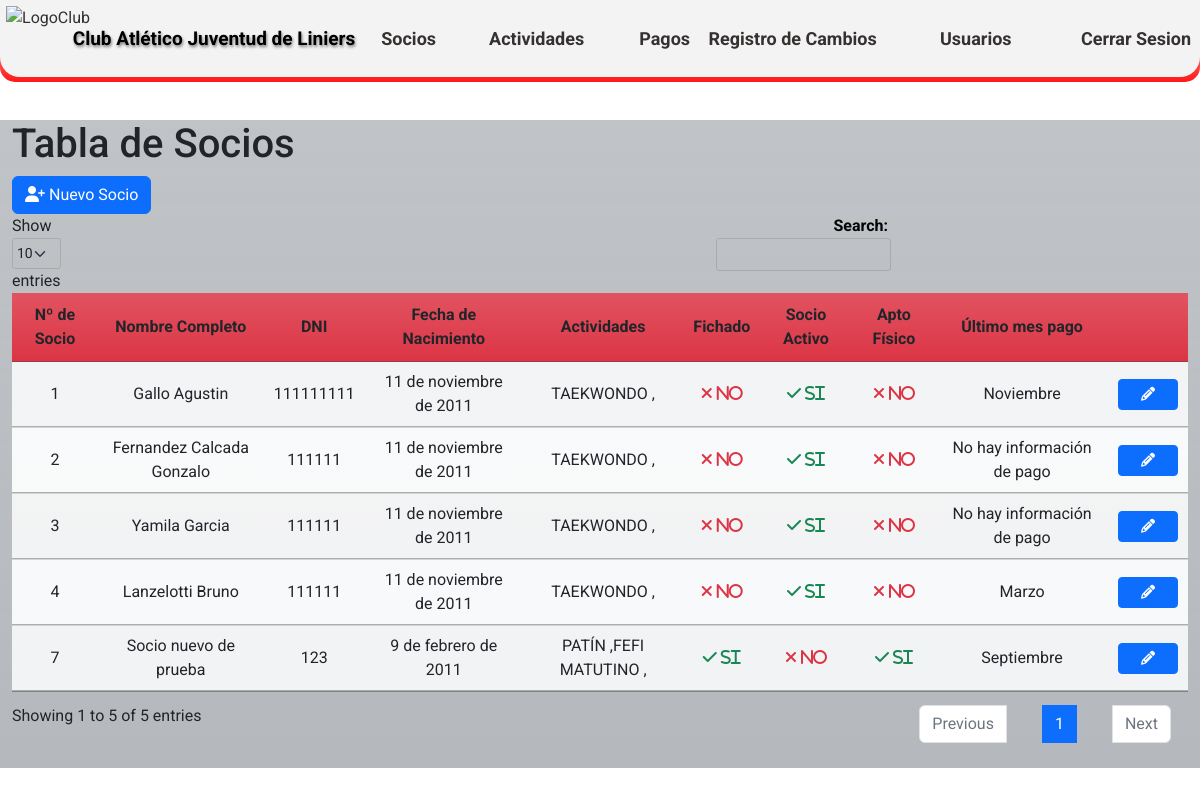
The page /socios/ (signed in) on the database its author committed.
### CAJL/aplications/partners/models.py (models this page shows, shortened)
class partners (models.Model):
    nombre_completo = models.CharField('Nombre completo', max_length=50, validators=[letters_only_validator], blank=True, null=True)
    dni = models.IntegerField('DNI',blank=True, null=True)
    fecha_nacimiento = models.DateField('Fecha de nacimiento',blank=True, null=True)
    direccion = models.CharField('Dirección', max_length=50, blank=True, null=True)
    DISTRICT_CHOICES = location.LOC_CHOICES
    distrito = models.CharField('Distrito',max_length=2, choices=DISTRICT_CHOICES, blank=True, null=True)
    localidad = models.ForeignKey(location, on_delete=models.CASCADE, blank=True, null=True)
    telefono1 = models.CharField('Teléfono 1',max_length=15, blank=True, null=True)
    telefono2 = models.CharField('Teléfono 2',max_length=15,blank=True, null=True)
    actividades = models.ManyToManyField(activities)
    correo = models.EmailField('Email',max_length=40,blank=True, null=True)
    descripcion = models.CharField('Descripción',max_length=50, blank=True, null=True)
    apto_fisico = models.BooleanField('Apto físico',default=False)
    fecha_emisión_apto_físico = models.DateField ('Fecha de emisión del apto físico',blank=True, null=True)
    fecha_emisión_fichaje = models.DateField ('Fecha de emisión del fichaje',blank=True, null=True)
    compite = models.BooleanField('Fichado',default=False)
    socio_activo = models.BooleanField('Socio activo',default=False)
    user = models.ForeignKey(User, on_delete=models.CASCADE)
    @property
    def ultimo_pago(self):
        ultimos_pagos = self.payments_set.filter(estado__in=['0', '1','2']).order_by('-anio','-fecha_comprobante')
        if ultimos_pagos.exists():
            return ultimos_pagos[0].get_mes_display()
        else:
            return None
    class Meta:
        verbose_name = 'Socio'
        verbose_name_plural = 'Socios del club'
        ordering = ['id']

### CAJL/aplications/activities/models.py (models this page shows, shortened)
class activities (models.Model):
    ACTIV_CHOICES =(
        ('0', 'Mensual'),
        ('1', 'Porcentaje'),
        ('2', 'Alquiler'),
    )
    nombre_actividad = models.CharField ('Nombre de la actividad',max_length=30)
    tipo_actividad = models.CharField('Tipo de cobro de la actividad',max_length=2, choices=ACTIV_CHOICES, default='0')
    descripcion = models.CharField('Descripción', max_length=50, blank=True)
    user = models.ForeignKey(User, on_delete=models.CASCADE)
    class Meta:
        verbose_name = 'Actividad'
        verbose_name_plural = 'Actividades del club'
        ordering = ['id']

### CAJL/aplications/partners/views.py (the view)
# urls.py: path('socios/', views.datatable_view, name='socios'),
@login_required
def datatable_view(request):
    partners_data = partners.objects.select_related('localidad')
    data = []
    for partner in partners_data:
        data.append({
            'id': partner.id,
            'nombre_completo': partner.nombre_completo,
            'dni': partner.dni,
            'fecha_nacimiento': partner.fecha_nacimiento,
            'direccion': partner.direccion,
            'distrito': partner.get_distrito_display(),
            'telefono1': partner.telefono1,
            'telefono2': partner.telefono2,
            'actividades': partner.actividades,
            'correo': partner.correo,
            'descripcion': partner.descripcion,
            'apto_fisico': partner.apto_fisico,
            'fecha_emisión_apto_fisico': partner.fecha_emisión_apto_físico,
            'fecha_emisión_fichaje': partner.fecha_emisión_fichaje,
            'compite': partner.compite,
            'socio_activo': partner.socio_activo,
            'ultimo_pago': partner.ultimo_pago,
        })
    return render(request, 'partners/partners_list.html', {'data': data})

### templates/partners/partners_list.html (shortened to what this page needs)
{% extends 'loginregister/base.html' %}
{% block content %}
<!DOCTYPE html>
<html lang="es">
    {% load static %}
<head>
    <link rel="stylesheet" type="text/css" href={% static 'css/Estilos_DT.css' %} media="screen">
    <link rel="stylesheet" href="https://cdnjs.cloudflare.com/ajax/libs/font-awesome/6.2.0/css/all.min.css"/>
    <link rel="stylesheet" type="text/css" href="https://cdn.datatables.net/1.10.25/css/jquery.dataTables.min.css">
</head>
<body>
<br>
<br>
<br>
<br>
    <div class="container h-60 my-4">
        <div class="row">
         <div class="col-xl-12 bg-secondary bg-gradient bg-opacity-50">
            <h1>Tabla de Socios</h1>
                <table id="tabla-socios-localidades" class="display table table-striped">
                        <button class="btn btn-primary" id="btn_Socios2"><i class="fa-solid fa-user-plus"></i> Nuevo Socio</button>
                        <thead>
                            <tr class="bg-danger bg-gradient">
                                <th class="centered bg-danger bg-gradient">Nº de Socio</th>
                                <th class="centered bg-danger bg-gradient">Nombre Completo</th>
                                <th class="centered bg-danger bg-gradient">DNI</th>
                                <th class="centered bg-danger bg-gradient">Fecha de Nacimiento</th>
                                <th class="centered bg-danger bg-gradient">Actividades</th>
                                <th class="centered bg-danger bg-gradient">Fichado</th>
                                <th class="centered bg-danger bg-gradient">Socio Activo</th>
                                <th class="centered bg-danger bg-gradient">Apto Físico</th>
                                <th class="centered bg-danger bg-gradient">Último mes pago</th>
                                <th class="centered bg-danger bg-gradient"></th>
                            </tr>
                        </thead>
                        <tbody  class="bg-light bg-gradient">
                                {% for item in data %}
                            <tr>
                                <td class="centered">{{ item.id }}</td>
                                <td class="centered">{{ item.nombre_completo }}</td>
                                <td class="centered">{{ item.dni }}</td>
                                <td class="centered">{{ item.fecha_nacimiento }}</td>
                                <td class="centered">{% for actividad in item.actividades.all %}{{ actividad.nombre_actividad }} ,{% endfor %}
                                </td>
                                <td class="centered">
                                    {% if item.compite %}
                                    <i class="fas fa-check text-success"> si</i>
                                    {% else %}
                                    <i class="fas fa-times text-danger"> no</i>
                                    {% endif %}
                                </td>
                                <td class="centered">
                                    {% if item.socio_activo %}
                                    <i class="fas fa-check text-success"> si</i>
                                    {% else %}
                                    <i class="fas fa-times text-danger"> no</i>
                                    {% endif %}
                                </td>
                                <td class="centered">
                                    {% if item.apto_fisico %}
                                    <i class="fas fa-check text-success"> si</i>
                                    {% else %}
                                    <i class="fas fa-times text-danger"> no</i>
                                    {% endif %}
                                </td>
                                <td class="centered">
                                    {% if item.ultimo_pago %}
                                        {{ item.ultimo_pago }}
                                    {% else %}
                                        No hay información de pago
                                    {% endif %}
                                </td>
                                <td class="centered">
                                    <a href={% url 'detalles' item.id %} class="btn btn-sm btn-primary btn-custom-width">
                                    <i class="fas fa-pencil-alt"></i>
                                    </a>
                                </td>
                            </tr>
                                    {% endfor %}
                        </tbody>
            </table>
         </div>
        </div>
    </div>
</body>
</html>
{% endblock %}

### templates/loginregister/base.html (shortened to what this page needs)
<!DOCTYPE html>
<html lang="es">
<head>
  {% load static %}
    <link rel="stylesheet" type="text/css" href={% static 'css/EstilosHome1.css' %} media="screen">
    <link rel="stylesheet" href="https://cdnjs.cloudflare.com/ajax/libs/animate.css/4.1.1/animate.min.css">
    <link rel="stylesheet" href="https://cdn.jsdelivr.net/npm/bootstrap@5.2.2/dist/css/bootstrap.min.css"
 />
    <link
    rel="stylesheet"
    href="https://cdnjs.cloudflare.com/ajax/libs/font-awesome/6.2.0/css/all.min.css"
   />
<body>
 <section class="sec">
    <header>
        <nav>
            <ul id="ContenedorMenu">
                <li class="ItemMenu Logo centrado"><a title="Volver al menu principal" class="centrado" href={% url 'home' %}><img class="LogoMenu" src="https://github.com/MarcoNu97/Proyecto_CAJL/blob/main/Interfaz%20Principal/ImagenesHome/EscudoHome.png?raw=true" alt="LogoClub"></a></li>
                <li class="ItemMenu Titulo"><a title="Volver al menu principal" class="Texto centrado Tx animate__animated animate__pulse" href={% url 'home' %}>Club Atlético Juventud de Liniers</a></li>
                {% if request.user.is_authenticated %}
                <li class="ItemMenu M2 h centrado"><a class="h centrado" href={% url 'socios' %}>Socios</a></li>
                <li class="ItemMenu M2 h centrado">
                    <a class="h centrado dropa1" onmouseover="toggleDropdown()" href={% url 'actividades' %}>Actividades</a>
                </li>
                <li class="ItemMenu M2 h centrado"><a class="h centrado" href={% url 'payments_list' %}>Pagos</a></li>
                <li class="ItemMenu M2 h centrado"><a class="h centrado CerrarS" href={% url 'change_log_view' %}>Registro de Cambios</a></li>
                {% if es_presidente %}
                <li class="ItemMenu M2 h centrado"><a class="h CerrarS centrado" href={% url 'user_list' %}>Usuarios</a></li>
                {% else %}
                <li class="ItemMenu M2 h centrado"><a class="h CerrarS centrado" href={% url 'user_list' %}>Usuarios</a></li>
                {% endif %}
                <li class="ItemMenu M2 h centrado"><a class="h CerrarS centrado" href={% url 'exit' %}>Cerrar Sesion</a></li>
                {% else %}
                <li class="ItemMenu M2 h centrado"><a class="h centrado"></a></li>
                <li class="ItemMenu M2 h centrado"><a class="h centrado" href={% url 'login' %}>Ingresar</a></li>
                <li class="ItemMenu M2 h centrado"><a class="h centrado" href={% url 'register' %}>Registrarse</a></li>
                {% endif %}
            </ul>
        </nav>
    </header>
 </section>
</body>
{% block content %}{% endblock %}

### static/css/EstilosHome1.css (style rules this page uses)
* { margin: 0; padding: 0; box-sizing: border-box; font-family: 'Roboto', sans-serif; }
body { background-color: #d1d6c1; margin: 0; padding: 0; background-image: url('https://github.com/MarcoNu97/Proyectos-Django/blob/main/Club-Atletico-Juventud-De-Liniers/static/images/Interior%20del%20Club.jpg?raw=true'); background-size: cover; background-position: center; background-attachment: fixed; background-repeat: no-repeat; }
nav { background: linear-gradient(#fcfcfc, #ff1717); background-repeat: no-repeat; position: fixed; top: 0; width: 100%; height: 82px; border-radius: 0px 0px 15px 15px; transition: top 0.3s; z-index: 999; }
nav ul { list-style: none; padding: 0; margin: 0; display: flex; justify-content: space-around; align-items: center; height: 100%; }
nav ul li { text-align: center; }
nav ul li a { text-decoration: none; color: #363131; }
.centrado { display: grid; justify-content: center; align-items: center; }
#ContenedorMenu { background-color: #f3f3f3; background-repeat: no-repeat; height: 77px; display: grid; grid-template-columns: 70px 1.2fr 0.4fr 0.4fr 0.3fr 0.8fr 0.7fr 0.5fr; grid-template-rows: 100%; margin-top: 0px; padding: 0px; border-radius: 0px 0px 20px 20px; }
.ItemMenu { list-style-type: none; width: 6rem; height: 98%; }
.M2 { font-weight: bold; font-size: 18px; width: 8rem; }
.LogoMenu { height: 65px; }
.Logo { border-radius: 0px 0px 0px 10px; }
.Texto { padding: 0; font-size: 18px; width: 17rem; font-weight: bold; color: #000000; text-shadow: 1px 2px 3px grey; }
.Tx { font-size: 19px; width: 18rem; margin-top: 25%; }
.CerrarS { width: 11rem; text-align: end; }

### static/css/Estilos_DT.css (style rules this page uses)
div.container { max-width: 1300px; }
.centered { text-align: center !important; vertical-align: middle !important; }
.btn-custom-width { width: 60px; }

### rows shown on the page
partners: nombre_completo "Gallo Agustin", fecha_nacimiento "11 de noviembre de 2011"
activities: nombre_actividad "TAEKWONDO"
partners: nombre_completo "Fernandez Calcada Gonzalo", fecha_nacimiento "11 de noviembre de 2011"
partners: nombre_completo "Yamila Garcia", fecha_nacimiento "11 de noviembre de 2011"
partners: nombre_completo "Lanzelotti Bruno", fecha_nacimiento "11 de noviembre de 2011"
partners: nombre_completo "Socio nuevo de prueba", fecha_nacimiento "9 de febrero de 2011"
activities: nombre_actividad "PATÍN"
activities: nombre_actividad "FEFI MATUTINO"

### other values the page prints
{{ item.id }} "1" "2" "3" "4" "7"
{{ item.dni }} "111111111" "111111" "111111" "111111" "123"
{{ item.ultimo_pago }} "Noviembre" "Marzo" "Septiembre"
